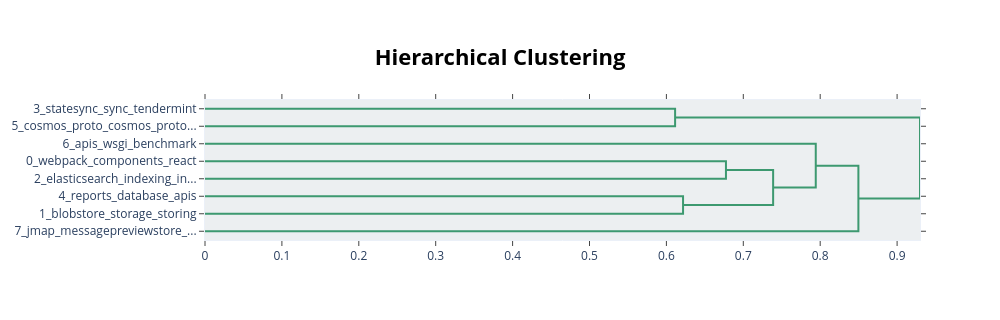

Source (notebook cell):
### Markdown cell above
### Hierarchies

### Code cell
topic_model.visualize_hierarchy(custom_labels=False) # Topic hierarchy

### Figure 1 — Plotly figure (JSON) as saved in the notebook; plotly's stock layout.template omitted (floating-point values rounded to 4 significant figures)
{"data": [{"hoverinfo": "text", "marker": {"color": "rgb(61,153,112)"}, "mode": "lines", "type": "scatter", "x": [0.0, 0.6113, 0.6113, 0.0], "xaxis": "x", "y": [-5.0, -5.0, -15.0, -15.0], "yaxis": "y"}, {"hoverinfo": "text", "marker": {"color": "rgb(61,153,112)"}, "mode": "lines", "type": "scatter", "x": [0.0, 0.6774, 0.6774, 0.0], "xaxis": "x", "y": [-35.0, -35.0, -45.0, -45.0], "yaxis": "y"}, {"hoverinfo": "text", "marker": {"color": "rgb(61,153,112)"}, "mode": "lines", "type": "scatter", "x": [0.0, 0.6216, 0.6216, 0.0], "xaxis": "x", "y": [-55.0, -55.0, -65.0, -65.0], "yaxis": "y"}, {"hoverinfo": "text", "marker": {"color": "rgb(61,153,112)"}, "mode": "lines", "type": "scatter", "x": [0.6774, 0.7388, 0.7388, 0.6216], "xaxis": "x", "y": [-40.0, -40.0, -60.0, -60.0], "yaxis": "y"}, {"hoverinfo": "text", "marker": {"color": "rgb(61,153,112)"}, "mode": "lines", "type": "scatter", "x": [0.0, 0.7942, 0.7942, 0.7388], "xaxis": "x", "y": [-25.0, -25.0, -50.0, -50.0], "yaxis": "y"}, {"hoverinfo": "text", "marker": {"color": "rgb(61,153,112)"}, "mode": "lines", "type": "scatter", "x": [0.7942, 0.8497, 0.8497, 0.0], "xaxis": "x", "y": [-37.5, -37.5, -75.0, -75.0], "yaxis": "y"}, {"hoverinfo": "text", "marker": {"color": "rgb(61,153,112)"}, "mode": "lines", "type": "scatter", "x": [0.6113, 0.9298, 0.9298, 0.8497], "xaxis": "x", "y": [-10.0, -10.0, -56.25, -56.25], "yaxis": "y"}], "layout": {"autosize": false, "height": 320, "hoverlabel": {"bgcolor": "white", "font": {"family": "Rockwell", "size": 16}}, "hovermode": "closest", "plot_bgcolor": "#ECEFF1", "showlegend": false, "title": {"font": {"color": "Black", "size": 22}, "text": "<b>Hierarchical Clustering</b>", "x": 0.5, "xanchor": "center", "yanchor": "top"}, "width": 1000, "xaxis": {"mirror": "allticks", "rangemode": "tozero", "showgrid": false, "showline": true, "showticklabels": true, "ticks": "outside", "type": "linear", "zeroline": false}, "yaxis": {"mirror": "allticks", "range": [-80, 0], "rangemode": "tozero", "showgrid": false, "showline": true, "showticklabels": true, "tickmode": "array", "ticks": "outside", "ticktext": ["3_statesync_sync_tendermint", "5_cosmos_proto_cosmos_proto...", "6_apis_wsgi_benchmark", "0_webpack_components_react", "2_elasticsearch_indexing_in...", "4_reports_database_apis", "1_blobstore_storage_storing", "7_jmap_messagepreviewstore_..."], "tickvals": [-5, -15, -25, -35, -45, -55, -65, -75], "type": "linear", "zeroline": false}}}
